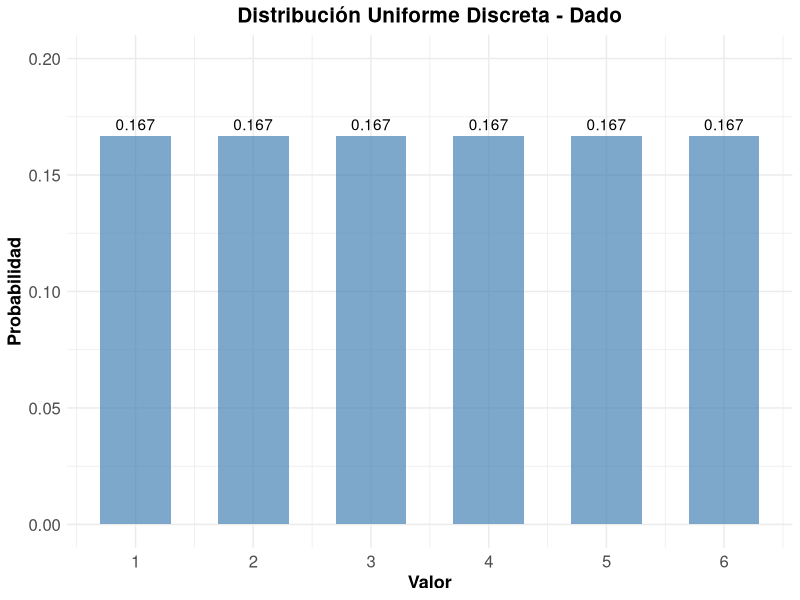
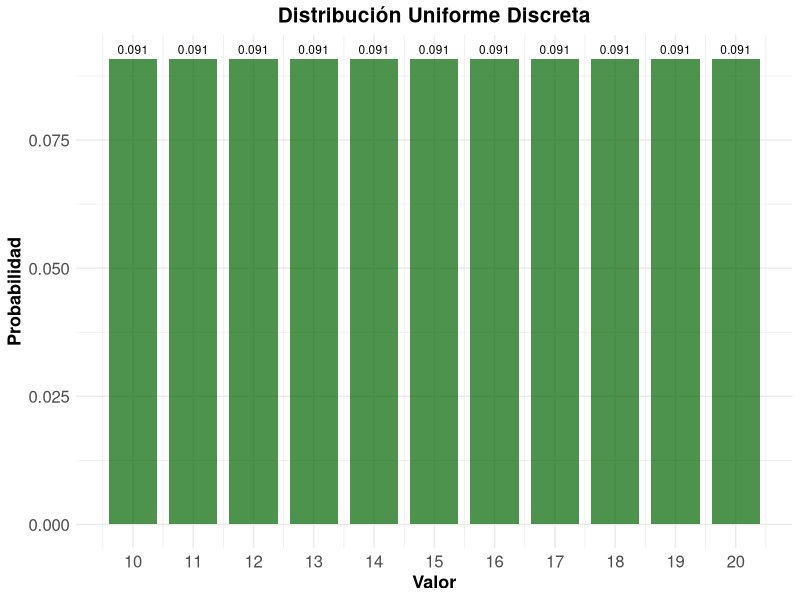
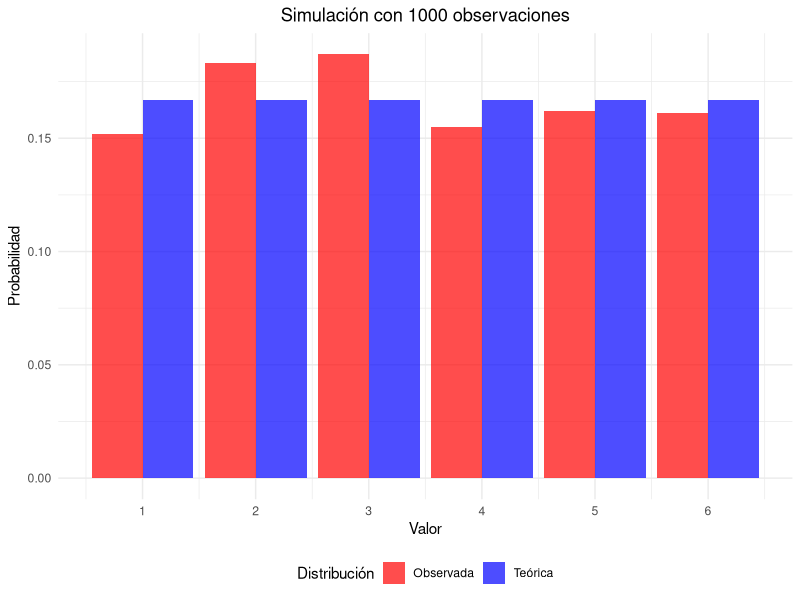
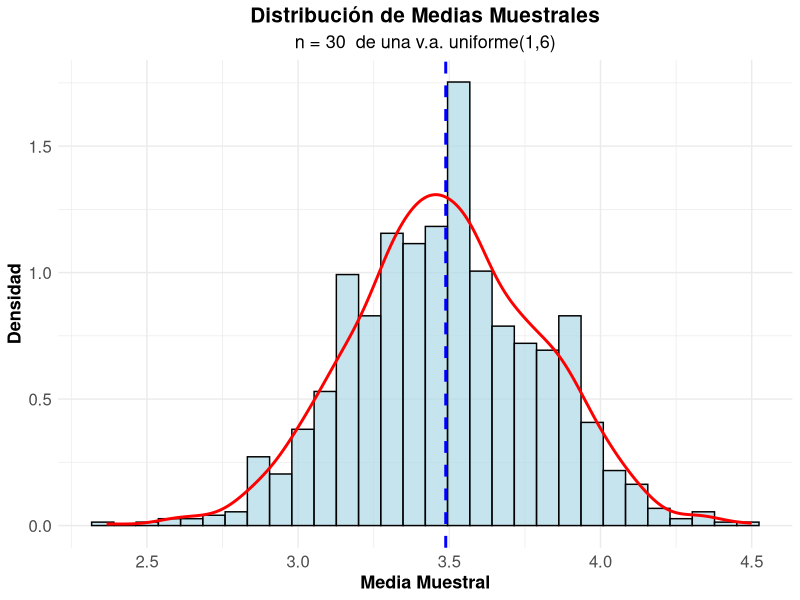
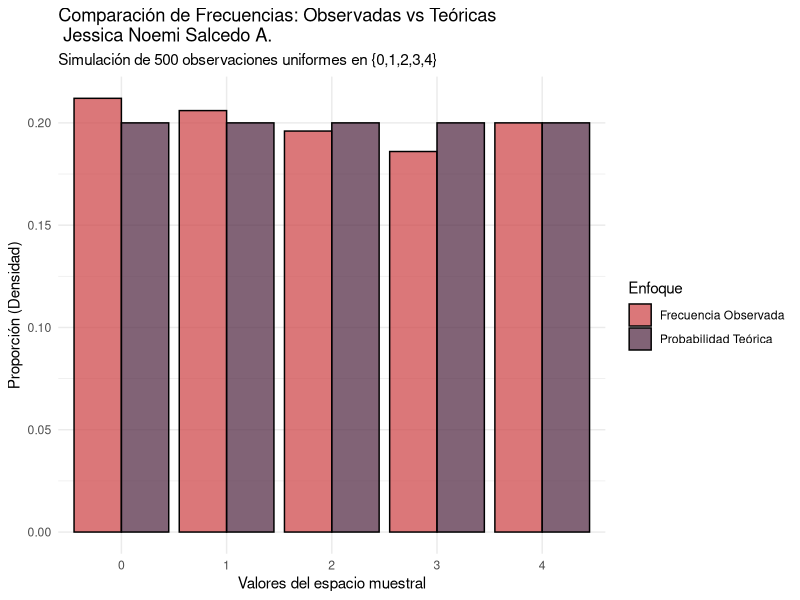

Write R code to recreate these figures, in order.
## ---- chunk 1
#| label: setup
#| include: false
library(tidyverse)
library(kableExtra)
library(gridExtra)
## ---- chunk 2
#| code-fold: true
#| label: dado-ejemplo

# Parámetros del dado
x_1 <- 1
x_6 <- 6
valores <- x_1:x_6
probabilidades <- rep(1/length(valores), length(valores))

# Crear data frame
dado_data <- data.frame(
  Valor = valores,
  Probabilidad = probabilidades
)

# Mostrar tabla
kable(dado_data, 
      caption = "Distribución de probabilidad de un dado",
      align = "cc") %>%
  kable_styling(bootstrap_options = "striped")
## ---- chunk 3
#| code-fold: true
#| label: parametros-dado
# Media
media <- sum(dado_data$Valor)/length(dado_data$Valor)
cat("Media:", media, "\n")

# Varianza
varianza <- sum((dado_data$Valor- media)^2)/length(dado_data$Valor)
cat("Varianza:", varianza, "\n")

# Desviación estándar
desv_std <- sqrt(varianza)
cat("Desviación estándar:", round(desv_std, 4), "\n")
## ---- chunk 4
#| code-fold: true
#| label: grafico-dado
#| fig-cap: "Función de probabilidad de un dado"

ggplot(dado_data, aes(x = Valor, y = Probabilidad)) +
  geom_col(fill = "steelblue", alpha = 0.7, width = 0.6) +
  geom_text(aes(label = round(Probabilidad, 3)), vjust = -0.5) +
  scale_x_continuous(breaks = valores) +
  scale_y_continuous(limits = c(0, 0.20)) +
  labs(title = "Distribución Uniforme Discreta - Dado",
       x = "Valor",
       y = "Probabilidad") +
  theme_minimal() +
  theme(
    legend.title = element_text(size=13, face="bold"),
    legend.text = element_text(size=13),
    plot.title = element_text(size=15, face="bold", hjust = 0.5),
    plot.subtitle = element_text(size=13, hjust = 0.5),
    axis.text.x=element_text(size=12),
    axis.text.y=element_text(size=12),
    axis.title.x = element_text(face="bold", size=13),
    axis.title.y = element_text(face="bold", size=13)
    # panel.grid.major.y = element_line(color = "#ECF0F1", linewidth = 0.5,
    #   linetype = "dashed"),
    # panel.grid.minor.y = element_blank(),
    # panel.grid.major.x = element_blank(),
    # panel.background = element_rect(fill = "#FAFAFA", color = NA),
    # plot.background = element_rect(fill = "white", color = NA)
  )
## ---- chunk 5
#| code-fold: true
#| label: ejemplo-numeros

x2_1 <- 10
x2_n <- 20
valores2 <- x2_1:x2_n
probabilidades2 <- rep(1/(length(valores2)), length(valores2))

# Data_frame
data2 <- data.frame(
  Valor = valores2,
  Probabilidad = probabilidades2
)

# Parámetros estadísticos
media2 <- mean(data2$Valor)
varianza2 <- sum((data2$Valor - media2)^2)/length(data2$Valor)
desv_std2 <- sqrt(varianza2)

cat("Media:", media2, "\n")
cat("Varianza:", round(varianza2, 4), "\n")
cat("Desviación estándar:", round(desv_std2, 4), "\n")
## ---- chunk 6
#| label: grafico-numeros
#| code-fold: true
#| fig-align: "center"
#| fig-cap: "Distribución uniforme discreta entre 10 y 20"


ggplot(data2, aes(x = Valor, y = Probabilidad)) +
  geom_col(fill = "darkgreen", alpha = 0.7, width = 0.8) +
  geom_text(aes(label = round(Probabilidad, 3)), 
            vjust = -0.5, size = 3) +
  scale_x_continuous(breaks = seq(10, 20, 1)) +
  labs(title = "Distribución Uniforme Discreta",
       x = "Valor",
       y = "Probabilidad") +
  theme_minimal() +
  theme(
    legend.title = element_text(size=13, face="bold"),
    legend.text = element_text(size=13),
    plot.title = element_text(size=15, face="bold", hjust = 0.5),
    plot.subtitle = element_text(size=13, hjust = 0.5),
    axis.text.x=element_text(size=12),
    axis.text.y=element_text(size=12),
    axis.title.x = element_text(face="bold", size=13),
    axis.title.y = element_text(face="bold", size=13)
    # panel.grid.major.y = element_line(color = "#ECF0F1", linewidth = 0.5,
    #   linetype = "dashed"),
    # panel.grid.minor.y = element_blank(),
    # panel.grid.major.x = element_blank(),
    # panel.background = element_rect(fill = "#FAFAFA", color = NA),
    # plot.background = element_rect(fill = "white", color = NA)
  )
## ---- chunk 7
#| code-fold: true
#| label: simulacion

# Generar 1000 números aleatorios
n_sim <- 1000
muestra <- sample(1:6, n_sim, replace = TRUE)

# Frecuencias observadas
freq_obs <- table(muestra)
freq_rel <- prop.table(freq_obs)

# Comparar con probabilidades teóricas
comparacion <- data.frame(
  Valor = 1:6,
  Prob_Teorica = rep(1/6, 6),
  Freq_Observada = as.numeric(freq_rel)
)

kable(comparacion, 
      caption = "Comparación entre probabilidades teóricas y observadas",
      col.names = c("Valor", "Prob. Teórica", "Freq. Observada"),
      digits = 4) |> 
  kable_styling(bootstrap_options = "striped")
## ---- chunk 8
#| code-fold: true
#| label: grafico-simulacion
#| fig-width: 8
#| fig-height: 6
#| fig-align: "center"
#| fig-cap: "Comparación entre distribución teórica y simulada"


# Preparar datos para el gráfico
comp_long <- comparacion |> 
  pivot_longer(cols = c(Prob_Teorica, Freq_Observada),
               names_to = "Tipo",
               values_to = "Probabilidad") |> 
  mutate(Tipo = case_when(
    Tipo == "Prob_Teorica" ~ "Teórica",
    Tipo == "Freq_Observada" ~ "Observada"
  ))

ggplot(comp_long, aes(x = Valor, y = Probabilidad, fill = Tipo)) +
  geom_col(position = "dodge", alpha = 0.7) +
  scale_x_continuous(breaks = 1:6) +
  scale_fill_manual(values = c("Teórica" = "blue", "Observada" = "red")) +
  labs(title = paste("Simulación con", n_sim, "observaciones"),
       x = "Valor",
       y = "Probabilidad",
       fill = "Distribución") +
  theme_minimal() +
  theme(plot.title = element_text(hjust = 0.5),
        legend.position = "bottom")
## ---- chunk 9
#| code-fold: true
#| label: limite-central
#| fig-width: 8
#| fig-height: 6
#| fig-align: "center"
#| fig-cap: "Verificación del Teorema Central del Límite"
# Simular medias muestrales

k_muestra <- 1000
n_muestra <- 30

medias_muestrales <- replicate(k_muestra, {
  muestra <- sample(1:6, n_muestra, replace = TRUE)
  mean(muestra)
})

# Crear histograma
hist_data <- data.frame(Medias = medias_muestrales)

ggplot(hist_data) +
  geom_histogram(aes(x=Medias, after_stat(density)), bins = 30, 
                 fill = "lightblue", alpha = 0.7, color = "black") +
  geom_density(aes(x = Medias), color = "red", linewidth = 1) +
  geom_vline(xintercept = mean(medias_muestrales), 
             color = "blue", linetype = "dashed", linewidth = 1) +
  labs(title = "Distribución de Medias Muestrales",
       subtitle = paste("n =", n_muestra, " de una v.a. uniforme(1,6)"),
       x = "Media Muestral",
       y = "Densidad") +
  theme_minimal() +
  theme(
    legend.title = element_text(size=13, face="bold"),
    legend.text = element_text(size=13),
    plot.title = element_text(size=15, face="bold", hjust = 0.5),
    plot.subtitle = element_text(size=13, hjust = 0.5),
    axis.text.x=element_text(size=12),
    axis.text.y=element_text(size=12),
    axis.title.x = element_text(face="bold", size=13),
    axis.title.y = element_text(face="bold", size=13)
    # panel.grid.major.y = element_line(color = "#ECF0F1", linewidth = 0.5,
    #   linetype = "dashed"),
    # panel.grid.minor.y = element_blank(),
    # panel.grid.major.x = element_blank(),
    # panel.background = element_rect(fill = "#FAFAFA", color = NA),
    # plot.background = element_rect(fill = "white", color = NA)
  )

# Estadísticas
cat("Media teórica:", (1+6)/2, "\n")
cat("Media observada:", round(mean(medias_muestrales), 4), "\n")
cat("Varianza teórica de la media:", round(((6-1+1)^2-1)/12/n_muestra, 4), "\n")
cat("Varianza observada de la media:", round(var(medias_muestrales), 4), "\n")
## ---- chunk 10
casos_favorables <- 4
total_casos <- 8

p_par <- casos_favorables / total_casos
cat("Probabilidad de obtener un número par:", p_par, "(", p_par * 100, "%)\n")
## ---- chunk 11
a <- 5
b <- 15

media_teorica <- (a + b) / 2

varianza_teorica <- ((b - a + 1)^2 - 1) / 12

cat("Media teórica de la distribución:   ", media_teorica, "\n")
cat("Varianza teórica de la distribución:", varianza_teorica, "\n")
## ---- chunk 12
set.seed(123) 
n_sim <- 500
valores_posibles <- 0:4  

simulacion <- sample(valores_posibles, size = n_sim, replace = TRUE)

freq_observadas <- table(simulacion) / n_sim

# Probabilidad teórica para cada uno de los 5 elementos (1 / 5 = 0.20)
p_teorica <- 1 / length(valores_posibles)

# Comparación numérica
cat("Comparativa de proporciones:\n")
for(i in 1:length(valores_posibles)) {
  val <- valores_posibles[i]
  cat(paste0("  Valor [", val, "] -> Observada: ", freq_observadas[as.character(val)], 
             " | Teórica: ", p_teorica, "\n"))
}

# Gráfico comparativo con ggplot2
df_sim <- data.frame(
  Valor = rep(factor(valores_posibles), 2),
  Proporcion = c(as.vector(freq_observadas), rep(p_teorica, length(valores_posibles))),
  Enfoque = rep(c("Frecuencia Observada", "Probabilidad Teórica"), each = length(valores_posibles))
)

p_grafico <- ggplot(df_sim, aes(x = Valor, y = Proporcion, fill = Enfoque)) +
  geom_bar(stat = "identity", position = "dodge", color = "black", alpha = 0.75) +
  scale_fill_manual(values = c("#CF4A4D", "#572F48")) +
  labs(title = "Comparación de Frecuencias: Observadas vs Teóricas \n Jessica Noemi Salcedo A.",
       subtitle = paste("Simulación de", n_sim, "observaciones uniformes en {0,1,2,3,4}"),
       x = "Valores del espacio muestral", y = "Proporción (Densidad)") +
  theme_minimal()

print(p_grafico)
cat("Se creó exitosamente la gráfica comparativa de barras.\n")
